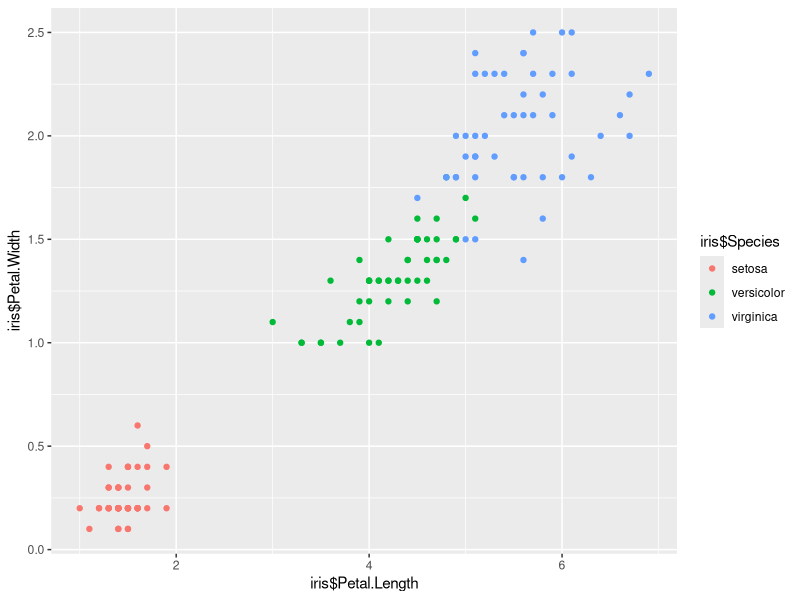
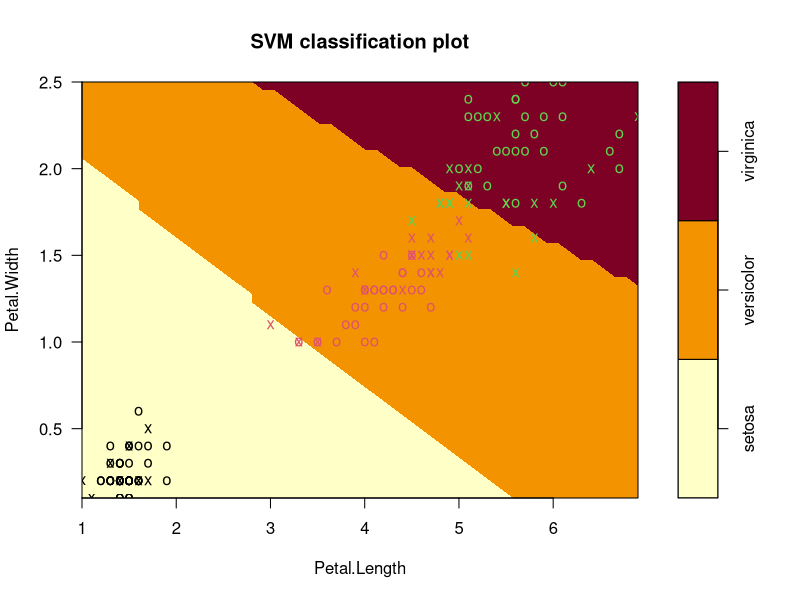
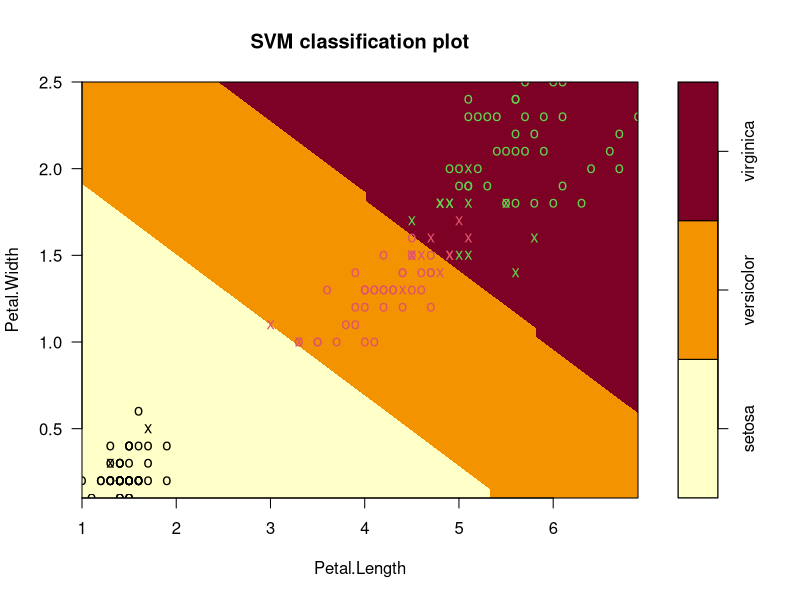
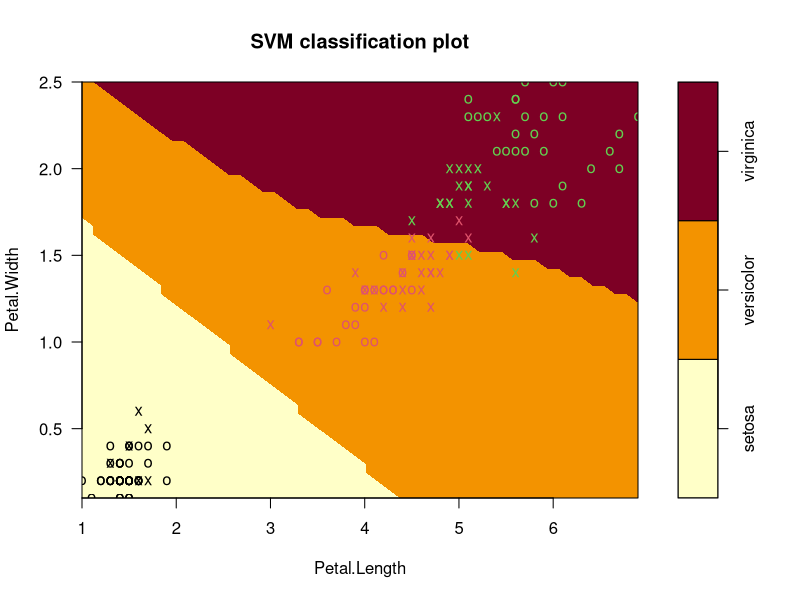
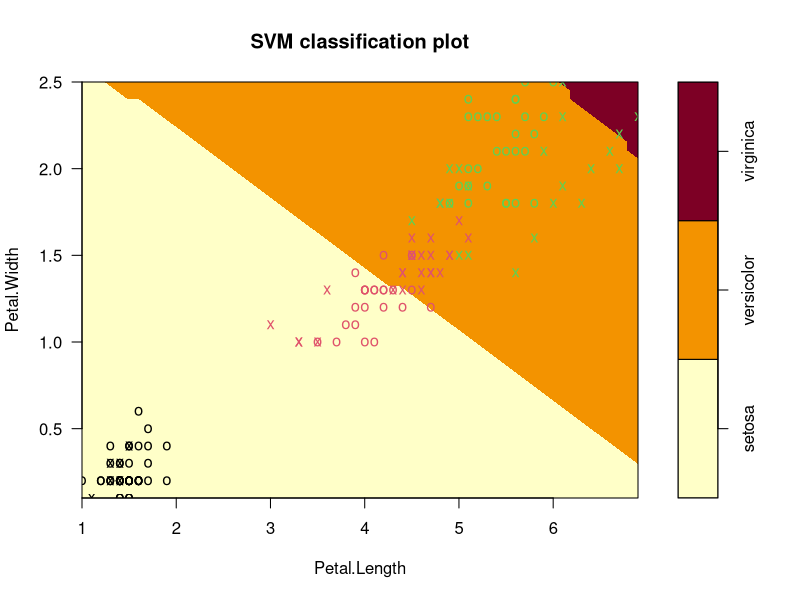
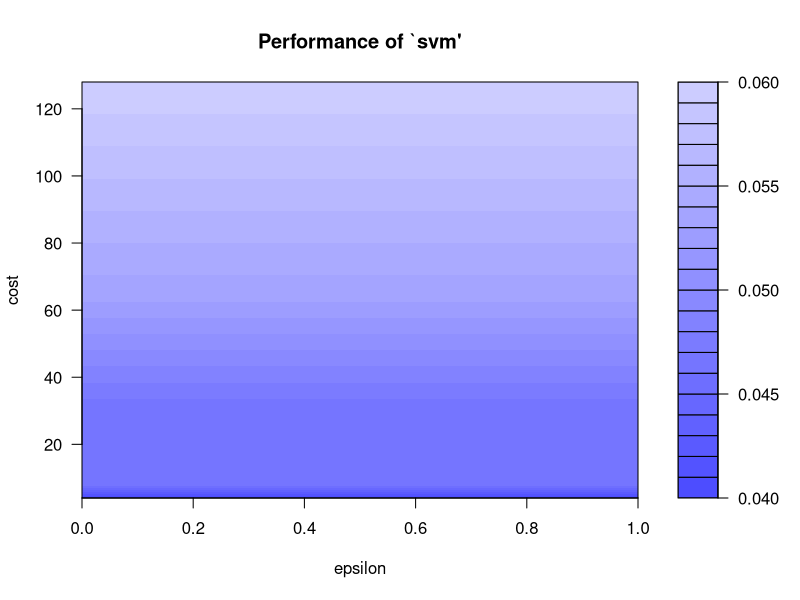
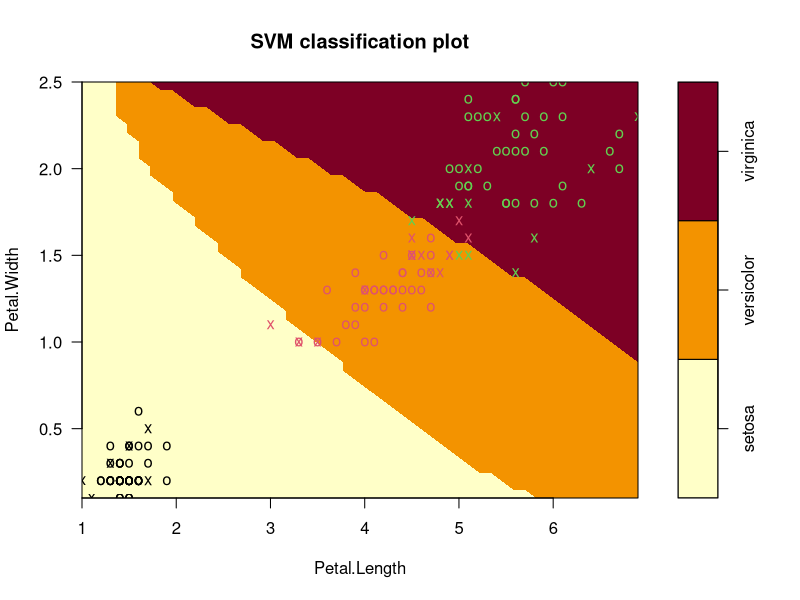

The R source for these figures, in order:
#  Load Packages
library(tidyverse)
library(e1071)
# Load Dataset and Checking the structure of the data from data.frame

str(iris)

# scatter color plot 

qplot(iris$Petal.Length,iris$Petal.Width, data = iris,color = iris$Species)

# train Radial SVN-Cernel

mymodel <- svm(Species~., data = iris)
summary(mymodel)

#SVM classification Plot using Radial Kernel 
plot(mymodel, data = iris, Petal.Width~Petal.Length, slice = list(Sepal.Width = 3,Sepal.Length = 4))

#train Linear SVN-Cernel 
mymodel1 <- svm(Species~., data = iris, kernel = "linear")
summary(mymodel1)

#SVM classification Plot using Linear kernel 
plot(mymodel1, data = iris, Petal.Width~Petal.Length, slice = list(Sepal.Width = 3,Sepal.Length = 4))

#train Polynomial SVN-Cernel 
mymodel2 <- svm(Species~., data = iris, kernel = "polynomial")
summary(mymodel2)

#SVM classification Plot using Polynomial Kernel 
plot(mymodel2, data = iris, Petal.Width~Petal.Length, slice = list(Sepal.Width = 3,Sepal.Length = 4))

#train Sigmoid SVN-Cernel 
mymodel3 <- svm(Species~., data = iris, kernel = "sigmoid")
summary(mymodel3)

#SVM classification Plot using Signoid Kernel 
plot(mymodel3, data = iris, Petal.Width~Petal.Length, slice = list(Sepal.Width = 3,Sepal.Length = 4))

#confusing Matrix 

mypred <- predict(mymodel3, iris)
Con_Mat <- table(predict = mypred, actual = iris$Species)
Con_Mat

# isclassification rate
1 - sum(diag(Con_Mat))/sum(Con_Mat)


# Tuning our model to find the best classification 

set.seed(123)
Tuning_model <- tune(svm, Species~., data = iris, ranges = list(epsilon = seq(0,1,0.1), cost = 2^(2:7)))
# Performance of SVM
plot(Tuning_model)     
summary(Tuning_model)

#Best Model

BestModel <- Tuning_model$best.model
summary(BestModel)

# PLot of the best Model
plot(BestModel, data = iris, Petal.Width~Petal.Length, slice = list(Sepal.Width = 3,Sepal.Length = 4))

#Misclassification rate
mybestpred <- predict(BestModel, iris)
Con_Mat <- table(predict = mybestpred, actual = iris$Species)
Con_Mat
